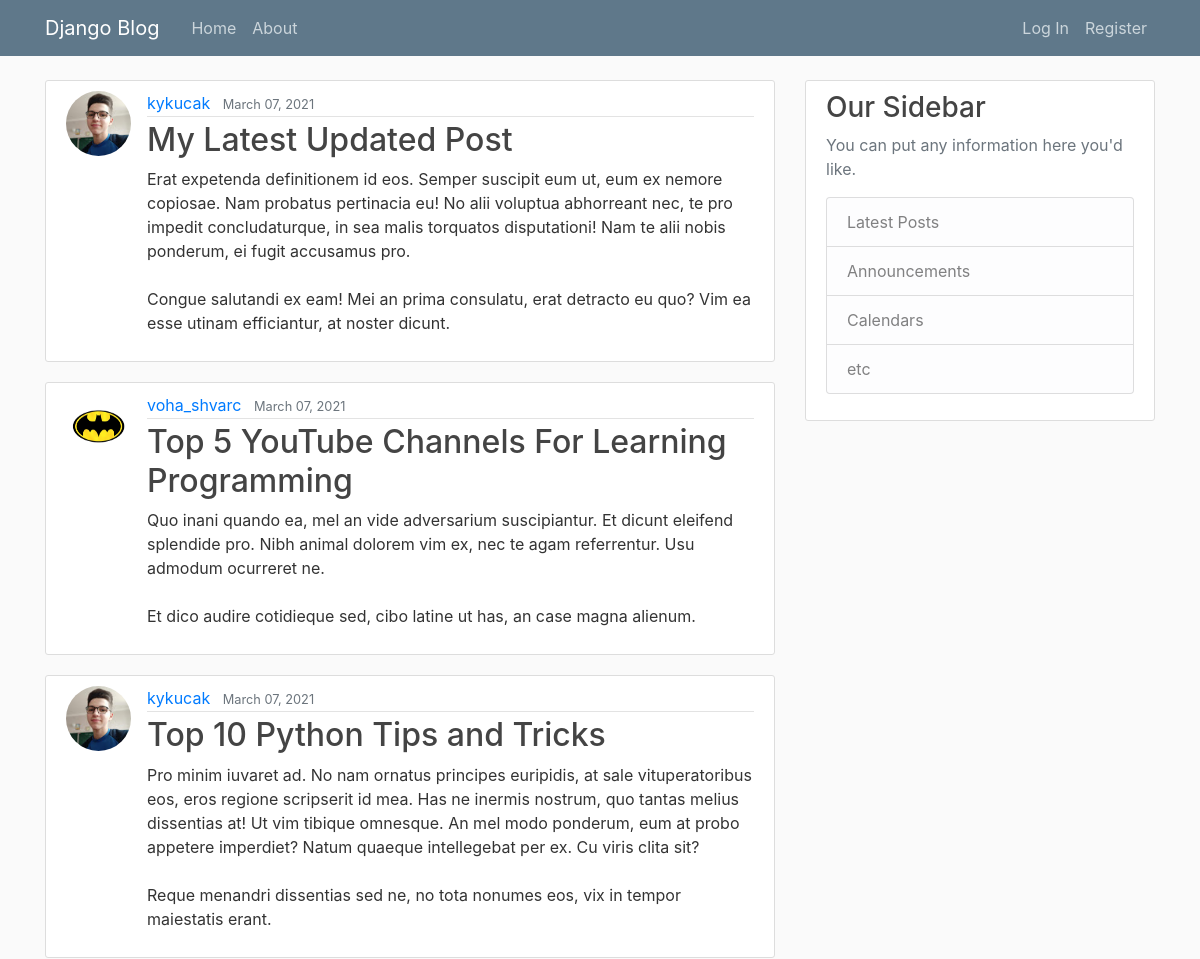
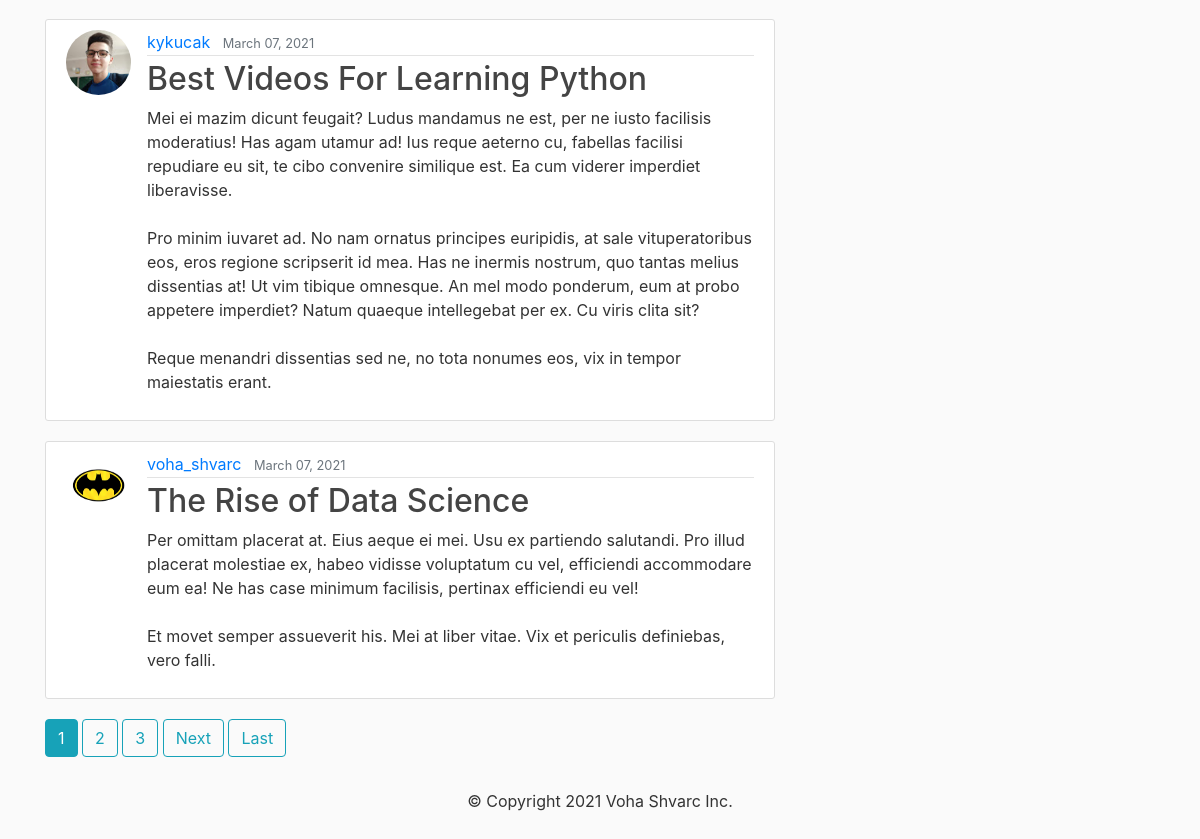
The page / on the database its author committed (2 pictures, top to bottom).
### blog/models.py (models this page shows, shortened)
class Post(models.Model):
    title = models.CharField(max_length=100)
    content = models.TextField()
    date_posted = models.DateTimeField(default=timezone.now)
    author = models.ForeignKey(User, on_delete=models.CASCADE)

### users/models.py (models this page shows, shortened)
class UserProfile(models.Model):
    user = models.OneToOneField(User, on_delete=models.CASCADE)
    image = models.ImageField(default='default.jpg', upload_to='profile_pics')

### blog/views.py (the view)
# urls.py: path('', PostListView.as_view(), name='blog-home'),
class PostListView(ListView):
    model = Post
    template_name = "blog/home.html"
    context_object_name = "posts"
    ordering = ['-date_posted']
    paginate_by = 5

### blog/templates/blog/home.html (shortened to what this page needs)
{% extends "blog/base.html" %}
{% block content %}
    {% for post in posts %}
        <article class="media content-section">
            <img class="rounded-circle article-img" src="{{ post.author.userprofile.image.url }}" alt="Profile Photo">
            <div class="media-body">
                <div class="article-metadata">
                    <a class="mr-2" href="{% url 'user-posts' post.author %}">{{ post.author }}</a>
                    <small class="text-muted">{{ post.date_posted | date:"F d, Y" }}</small>
                </div>
                <h2><a class="article-title" href="{% url 'post-detail' post.id %}">{{ post.title }}</a></h2>
                <p class="article-content">{{ post.content }}</p>
            </div>
        </article>
    {% endfor %}
    {% if is_paginated %}
        {% for num in page_obj.paginator.page_range %}
            {% if num == page_obj.number %}
                <a class="btn btn-info mb=4" href="?page={{ num }}">{{ num }}</a>
            {% elif num > page_obj.number|add:'-3' and num < page_obj.number|add:'3' %}
                <a class="btn btn-outline-info mb=4" href="?page={{ num }}">{{ num }}</a>
            {% endif %}
        {% endfor %}
        {% if page_obj.has_next %}
            <a class="btn btn-outline-info mb=4" href="?page={{ page_obj.next_page_number }}">Next</a>
            <a class="btn btn-outline-info mb=4" href="?page={{ page_obj.paginator.num_pages }}">Last</a>
        {% endif %}
    {% endif %}
{% endblock content %}

### blog/templates/blog/base.html (shortened to what this page needs)
{% load static %}
<!DOCTYPE html>
<html lang="en">
<head>
    <link rel="stylesheet" href="https://maxcdn.bootstrapcdn.com/bootstrap/4.0.0/css/bootstrap.min.css">
    <link rel="stylesheet" type="text/css" href="{% static 'blog/main.css' %}">
</head>
<body>
    <header class="site-header">
      <nav class="navbar navbar-expand-md navbar-dark bg-steel fixed-top">
        <div class="container">
          <a class="navbar-brand mr-4" href="{% url 'blog-home' %}">Django Blog</a>
          <div class="collapse navbar-collapse" id="navbarToggle">
            <div class="navbar-nav mr-auto">
              <a class="nav-item nav-link" href="{% url 'blog-home' %}">Home</a>
              <a class="nav-item nav-link" href="{% url 'blog-about' %}">About</a>
            </div>
            <div class="navbar-nav">
                {% if user.is_authenticated %}
                    <a class="nav-item nav-link" href="{% url 'post-create' %}">New Post</a>
                    <a class="nav-item nav-link" href="{% url 'profile' %}">Profile</a>
                    <a class="nav-item nav-link" href="{% url 'logout' %}">Log Out</a>
                {% else %}
                  <a class="nav-item nav-link" href="{% url 'login' %}">Log In</a>
                  <a class="nav-item nav-link" href="{% url 'register' %}">Register</a>
                {% endif %}
            </div>
          </div>
        </div>
      </nav>
    </header>
    <main role="main" class="container">
      <div class="row">
        <div class="col-md-8">
          {% block content %}{% endblock %}
        </div>
        <div class="col-md-4">
          <div class="content-section">
            <h3>Our Sidebar</h3>
            <p class='text-muted'>You can put any information here you'd like.
              <ul class="list-group">
                <li class="list-group-item list-group-item-light">Latest Posts</li>
                <li class="list-group-item list-group-item-light">Announcements</li>
                <li class="list-group-item list-group-item-light">Calendars</li>
                <li class="list-group-item list-group-item-light">etc</li>
              </ul>
            </p>
          </div>
        </div>
      </div>
    </main>
    <footer class="copyright_footer">
        <p>© Copyright 2021 Voha Shvarc Inc.</p>
    </footer>
</body>
</html>

### blog/static/blog/main.css (style rules this page uses)
body { background: #fafafa; color: #333333; margin-top: 5rem; }
h1, h2, h3, h4, h5, h6 { color: #444444; }
ul { margin: 0; }
.bg-steel { background-color: #5f788a; }
.site-header .navbar-nav .nav-link { color: #cbd5db; }
.content-section { background: #ffffff; padding: 10px 20px; border: 1px solid #dddddd; border-radius: 3px; margin-bottom: 20px; }
.article-title { color: #444444; }
.article-content { white-space: pre-line; }
.article-img { height: 65px; width: 65px; margin-right: 16px; }
.article-metadata { padding-bottom: 1px; margin-bottom: 4px; border-bottom: 1px solid #e3e3e3 }
.copyright_footer { text-align: center; margin: 2rem auto; }

### rows shown on the page
Post: author.userprofile.image (picture), author "kykucak", date_posted "March 07, 2021", title "My Latest Updated Post", content "Erat expetenda definitionem id eos. Semper suscipit eum ut, eum ex nemore copiosae. Nam probatus pertinacia eu! No alii voluptua abhorreant nec, te pro impedit concludaturque, in sea malis torquatos disputationi! Nam te alii nobis ponderum, ei fugit accusamus pro. Congue salutandi ex eam! Mei an prima consulatu, erat detracto eu quo? Vim ea esse utinam efficiantur, at noster dicunt."
Post: author.userprofile.image (placeholder picture), author "voha_shvarc", date_posted "March 07, 2021", title "Top 5 YouTube Channels For Learning Programming", content "Quo inani quando ea, mel an vide adversarium suscipiantur. Et dicunt eleifend splendide pro. Nibh animal dolorem vim ex, nec te agam referrentur. Usu admodum ocurreret ne. Et dico audire cotidieque sed, cibo latine ut has, an case magna alienum."
Post: author.userprofile.image (picture), author "kykucak", date_posted "March 07, 2021", title "Top 10 Python Tips and Tricks", content "Pro minim iuvaret ad. No nam ornatus principes euripidis, at sale vituperatoribus eos, eros regione scripserit id mea. Has ne inermis nostrum, quo tantas melius dissentias at! Ut vim tibique omnesque. An mel modo ponderum, eum at probo appetere imperdiet? Natum quaeque intellegebat per ex. Cu viris clita sit? Reque menandri dissentias sed ne, no tota nonumes eos, vix in tempor maiestatis erant."
Post: author.userprofile.image (picture), author "kykucak", date_posted "March 07, 2021", title "Best Videos For Learning Python", content "Mei ei mazim dicunt feugait? Ludus mandamus ne est, per ne iusto facilisis moderatius! Has agam utamur ad! Ius reque aeterno cu, fabellas facilisi repudiare eu sit, te cibo convenire similique est. Ea cum viderer imperdiet liberavisse. Pro minim iuvaret ad. No nam ornatus principes euripidis, at sale vituperatoribus eos, eros regione scripserit id mea. Has ne inermis nostrum, quo tantas melius dissentias at! Ut vim tibique omnesque. An mel modo ponderum, eum at probo appetere imperdiet? Natum quaeque intellegebat per ex. Cu viris clita sit? Reque menandri dissentias sed ne, no tota nonumes eos, vix in tempor maiestatis erant."
Post: author.userprofile.image (placeholder picture), author "voha_shvarc", date_posted "March 07, 2021", title "The Rise of Data Science", content "Per omittam placerat at. Eius aeque ei mei. Usu ex partiendo salutandi. Pro illud placerat molestiae ex, habeo vidisse voluptatum cu vel, efficiendi accommodare eum ea! Ne has case minimum facilisis, pertinax efficiendi eu vel! Et movet semper assueverit his. Mei at liber vitae. Vix et periculis definiebas, vero falli."

### other values the page prints
{{ num }} "1"
{{ num }} "2" "3"
